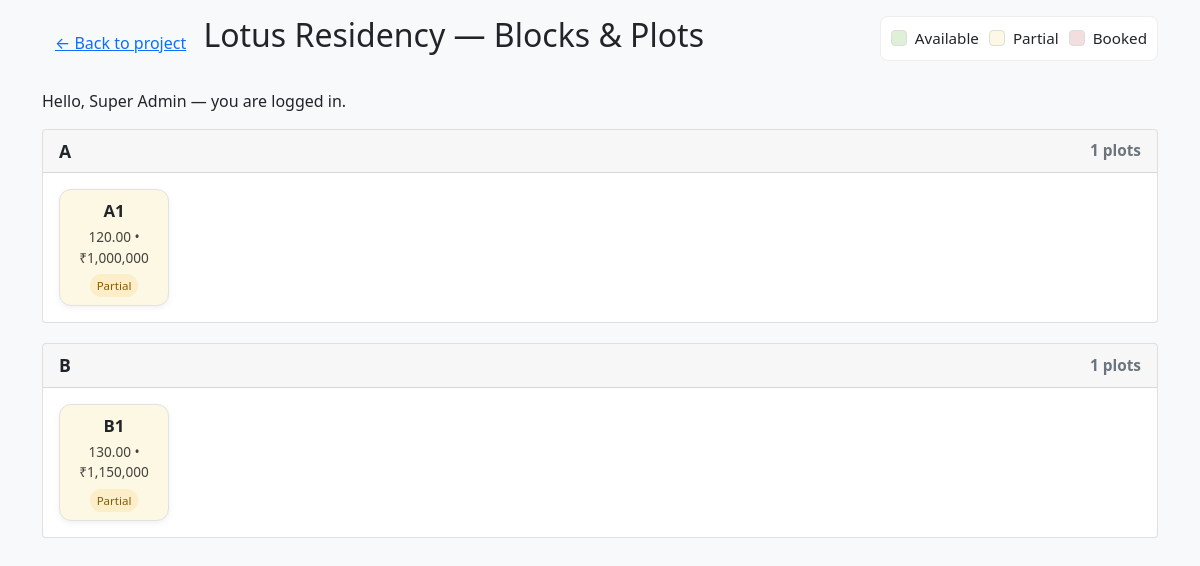
The page /public/plots-grid.php?project_id=1 (signed in) on the database its author committed.
### tables this page shows
CREATE TABLE `projects` (
  `id` int(11) NOT NULL,
  `name` varchar(255) NOT NULL,
  `description` text DEFAULT NULL,
  `location` varchar(255) DEFAULT NULL,
  `image_url` varchar(512) DEFAULT NULL,
  `map_url` varchar(512) DEFAULT NULL,
  `created_at` timestamp NOT NULL DEFAULT current_timestamp(),
  `updated_at` timestamp NOT NULL DEFAULT current_timestamp() ON UPDATE current_timestamp()
);

CREATE TABLE `plots` (
  `id` int(11) NOT NULL,
  `block_id` int(11) NOT NULL,
  `plot_no` varchar(50) NOT NULL,
  `size` text DEFAULT '0.00',
  `price` decimal(12,2) DEFAULT 0.00,
  `status` enum('available','partial','booked') DEFAULT 'available',
  `notes` text DEFAULT NULL,
  `created_at` timestamp NOT NULL DEFAULT current_timestamp(),
  `updated_at` timestamp NOT NULL DEFAULT current_timestamp() ON UPDATE current_timestamp()
);

### public/plots-grid.php (the view, shortened to what this page needs)
<?php
require_once __DIR__ . '/../app/db.php';
$project_id = (int)($_GET['project_id'] ?? 0);
$stmt = $pdo->prepare("SELECT * FROM projects WHERE id = :id");
$stmt->execute([':id' => $project_id]);
$project = $stmt->fetch(PDO::FETCH_ASSOC);
$stmt = $pdo->prepare("SELECT id, name FROM blocks WHERE project_id = :pid ORDER BY sort_order, id");
$stmt->execute([':pid' => $project_id]);
$blocks = $stmt->fetchAll(PDO::FETCH_ASSOC);
$blocks_with_plots = [];
$plotsStmt = $pdo->prepare("SELECT id, plot_no, size, price, status FROM plots WHERE block_id = :bid ORDER BY plot_no");
foreach ($blocks as $b) {
    $plotsStmt->execute([':bid' => $b['id']]);
    $b['plots'] = $plotsStmt->fetchAll(PDO::FETCH_ASSOC);
    $blocks_with_plots[] = $b;
}
$tv_mode = isset($_GET['tv']) && $_GET['tv'] == '1';
?>
<!doctype html>
<html lang="en">
<head>
    <link href="../assets/css/bootstrap.min.css" rel="stylesheet">
</head>
<body class="<?= $tv_mode ? 'tv-mode' : '' ?> p-3">
    <div class="container">
        <div class="d-flex justify-content-between align-items-start mb-3">
            <div>
                <a href="project.php?id=<?= urlencode($project_id) ?>" class="btn btn-link">&larr; Back to project</a>
                <h2 class="d-inline-block ml-2"><?= htmlspecialchars($project['name']) ?> — Blocks & Plots</h2>
            </div>
            <div>
                <div class="legend" role="region" aria-label="Plot legend">
                    <div class="legend-item"><span class="legend-color legend-available" aria-hidden="true"></span><span>Available</span></div>
                    <div class="legend-item"><span class="legend-color legend-partial" aria-hidden="true"></span><span>Partial</span></div>
                    <div class="legend-item"><span class="legend-color legend-booked" aria-hidden="true"></span><span>Booked</span></div>
                </div>
            </div>
        </div>
        <p class="mb-3">Hello, <?= htmlspecialchars($_SESSION['user_name'] ?? 'User') ?> — you are logged in.</p>
        <?php foreach ($blocks_with_plots as $block): ?>
            <div class="card block-card">
                <div class="card-header d-flex justify-content-between align-items-center">
                    <strong><?= htmlspecialchars($block['name']) ?></strong>
                    <small class="text-muted"><?= count($block['plots']) ?> plots</small>
                </div>
                <div class="card-body">
                    <div class="plot-grid" aria-label="Plots for <?= htmlspecialchars($block['name']) ?>">
                        <?php foreach ($block['plots'] as $plot):
                            $status = $plot['status'] ?? 'available';
                            $cls = $status === 'available' ? 'plot-available' : ($status === 'partial' ? 'plot-partial' : 'plot-booked');
                            $plotId = (int)$plot['id'];
                            $plotNo = htmlspecialchars($plot['plot_no']);
                            $plotSize = htmlspecialchars($plot['size'] ?? '');
                            $plotPrice = (float)($plot['price'] ?? 0);
                        ?>
                            <div>
                                <div
                                    role="button"
                                    tabindex="0"
                                    class="plot-tile <?= $cls ?>"
                                    data-plot-id="<?= $plotId ?>"
                                    data-plot-no="<?= $plotNo ?>"
                                    data-size="<?= $plotSize ?>"
                                    data-price="<?= htmlspecialchars(number_format($plotPrice)) ?>"
                                    data-status="<?= htmlspecialchars($status) ?>"
                                    aria-pressed="false"
                                    aria-label="Plot <?= $plotNo ?> — <?= $plotSize ?: 'size unknown' ?> — <?= $status ?>">
                                    <div class="plot-no"><?= $plotNo ?></div>
                                    <div class="plot-meta"><?= $plotSize ? htmlspecialchars($plotSize) . ' • ' : '' ?>₹<?= htmlspecialchars(number_format($plotPrice)) ?></div>
                                    <div class="status-pill <?= $status === 'available' ? 'status-available-pill' : ($status === 'partial' ? 'status-partial-pill' : 'status-booked-pill') ?>">
                                        <?= ucfirst($status) ?>
                                    </div>
                                </div>
                            </div>
                        <?php endforeach; ?>
                    </div>
                </div>
            </div>
        <?php endforeach; ?>
    </div>
</body>
</html>

### public/plots-grid.php (style rules this page uses)
:root { --tile-size: 110px; --tile-radius: 12px; --available-bg: #dff0d8; --partial-bg: #fcf8e3; --booked-bg: #f2dede; --tile-border: #e2e2e2; --tile-shadow: rgba(0, 0, 0, 0.06); }
body { background: #f8f9fa; }
.block-card { margin-bottom: 1.25rem; }
.block-card .card-header { font-size: 1.1rem; font-weight: 600; }
.plot-grid { display: flex; flex-wrap: wrap; gap: 12px; align-items: stretch; }
.plot-tile { width: var(--tile-size); min-height: var(--tile-size); background: #fff; border: 1px solid var(--tile-border); border-radius: var(--tile-radius); box-shadow: 0 2px 6px var(--tile-shadow); display: flex; flex-direction: column; align-items: center; justify-content: center; padding: 8px; text-align: center; cursor: pointer; transition: transform .12s ease, box-shadow .12s ease; user-select: none; }
.plot-no { font-weight: 700; font-size: 1.05rem; margin-bottom: 4px; }
.plot-meta { font-size: 0.85rem; color: #222; opacity: 0.85; }
.plot-partial { background: var(--partial-bg); }
.status-pill { display: inline-block; padding: 3px 7px; border-radius: 999px; font-size: 0.72rem; margin-top: 6px; }
.status-partial-pill { background: rgba(255, 165, 0, 0.12); color: #8a5b00; }
.legend { position: sticky; top: 12px; background: #fff; padding: 10px; border-radius: 8px; border: 1px solid #eee; display: inline-flex; gap: 10px; align-items: center; margin-bottom: 12px; z-index: 2; }
.legend-item { display: flex; gap: 8px; align-items: center; font-size: 0.95rem; }
.legend-color { width: 16px; height: 16px; border-radius: 4px; border: 1px solid #ddd; }
.legend-available { background: var(--available-bg); }
.legend-partial { background: var(--partial-bg); }
.legend-booked { background: var(--booked-bg); }

### rows shown on the page
projects: name "Lotus Residency"
plots: plot_no "A1", size "120.00", price "1,000,000", status "Partial"
plots: plot_no "B1", size "130.00", price "1,150,000", status "Partial"

### other values the page prints
$_SESSION['user_name'] "Super Admin"
$block['name'] "A"
count($block['plots']) "1"
$block['name'] "B"
